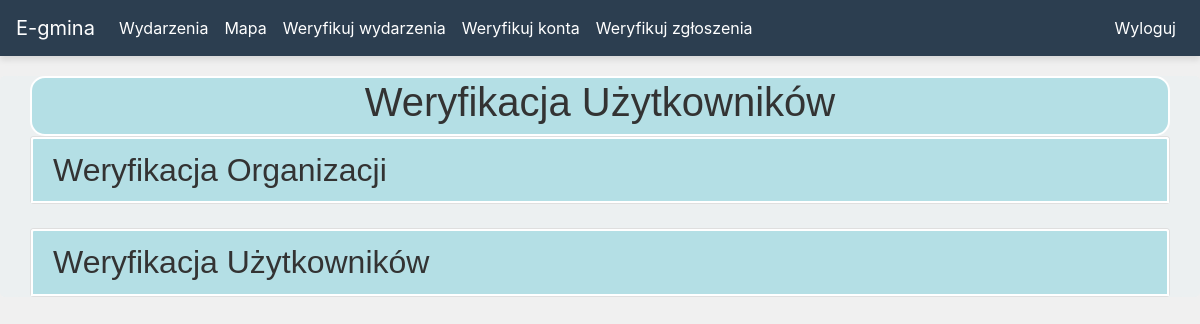
The page /admin-users (signed in) on the database as committed earlier.
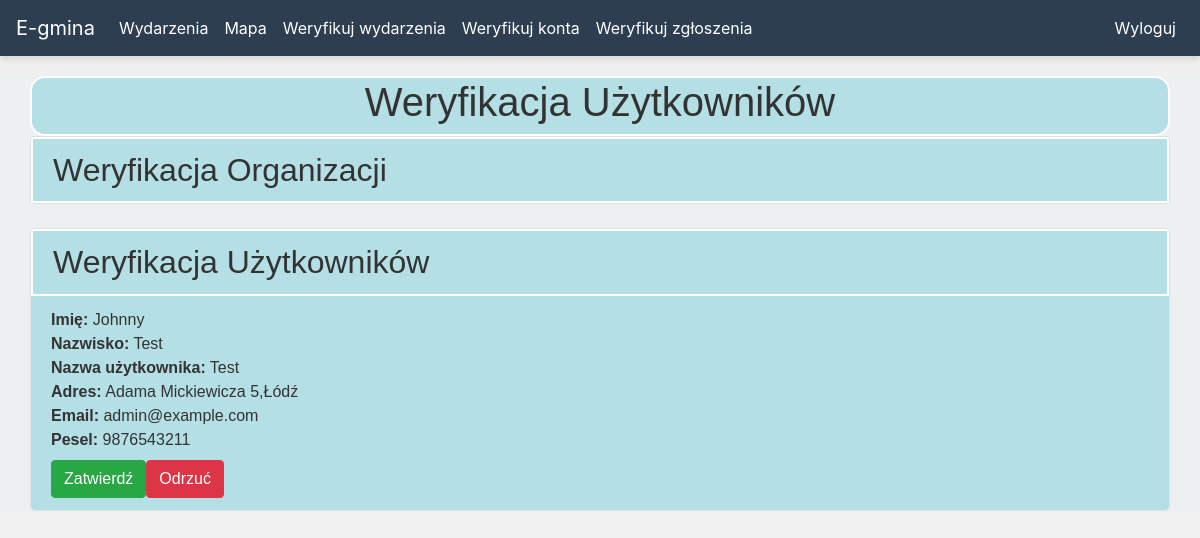
The same page on the database as committed later.
### website/models.py (models this page shows)
class User(db.Model, UserMixin):
    id = db.Column(db.Integer, primary_key=True)
    email = db.Column(db.String(150), unique=True)
    username = db.Column(db.String(150), unique=True)
    password = db.Column(db.String(150))
    name = db.Column(db.String(150))
    surname = db.Column(db.String(150))
    address = db.Column(db.String(150))
    uid = db.Column(db.Integer, unique=True)
    status = db.Column(db.String(50), default='pending')
    role = db.Column(db.String(50), default='user')
    Events = db.relationship('Event')
    Reports = db.relationship('Report')
    friends = db.relationship(
        'User',
        secondary=friends,
        primaryjoin=(friends.c.user_id == id),
        secondaryjoin=(friends.c.friend_id == id),
        backref=db.backref('friend_of', lazy='dynamic'),
        lazy='dynamic'
    )
    invitations = db.relationship(
        'User',
        secondary=invitations,
        primaryjoin=(invitations.c.invitee_id == id),
        secondaryjoin=(invitations.c.inviter_id == id),
        backref=db.backref('invited_by', lazy='dynamic'),
        lazy='dynamic'
    )
    sent = db.relationship(
        'User',
        secondary=sent,
        primaryjoin=(sent.c.sender_id == id),
        secondaryjoin=(sent.c.receiver_id == id),
        backref=db.backref('sent_by', lazy='dynamic'),
        lazy='dynamic'
    )
    blocked = db.relationship(
        'User',
        secondary=blocked,
        primaryjoin=(blocked.c.user_id == id),
        secondaryjoin=(blocked.c.blocked_id == id),
        backref=db.backref('blocked_by', lazy='dynamic'),
        lazy='dynamic'
    )
    y_blocked = db.relationship(
        'User',
        secondary=y_blocked,
        primaryjoin=(y_blocked.c.user_id == id),
        secondaryjoin=(y_blocked.c.blocked_id == id),
        backref=db.backref('y_blocked_by', lazy='dynamic'),
        lazy='dynamic'
    )

### website/views.py (the view, shortened to what this page needs)
@views.route('/admin-users', methods=['GET', 'POST'])
@login_required
def admin_users():
    if not current_user.is_authenticated or current_user.role != 'admin':
        flash('Nie masz uprawnień administratora do tej strony.', category='danger')
        return redirect(url_for('views.home'))
    pending_users = User.query.filter_by(status='pending').all()
    return render_template('admin_users.html', user=current_user, pending_users=pending_users)

### website/__init__.py (called while the page is built)
def create_app():
    app = Flask(__name__, static_folder='templates/static')
    app.config['SECRET_KEY'] = 'hjshjhdjah kjshkjdhjs'
    app.config['SQLALCHEMY_DATABASE_URI'] = f'sqlite:///{DB_NAME}'
    db.init_app(app)
    from .views import views
    from .auth import auth
    app.register_blueprint(views, url_prefix='/')
    app.register_blueprint(auth, url_prefix='/')
    from .models import User, Event
    with app.app_context():
        db.create_all()
        create_admin(app)
    login_manager = LoginManager()
    login_manager.login_view = 'auth.login_user'
    login_manager.init_app(app)
    @login_manager.user_loader
    def load_user(id):
        return User.query.get(int(id))
    return app

### website/templates/admin_users.html (shortened to what this page needs)
{% extends "base.html" %}
{% block content %}
<div class="container">
  <div class="container1">
    <h1 class="text-center">Weryfikacja Użytkowników</h1>
  </div>
  <div class="card">
    <div class="card-header container2">
      <h2 class="mb-0">Weryfikacja Organizacji</h2>
    </div>
  </div>
  <div class="card mt-4">
    <div class="card-header container2">
      <h2 class="mb-0">Weryfikacja Użytkowników</h2>
    </div>
    <ul class="list-group list-group-flush">
      {% for user in pending_users %}
        {% if user.role != 'organisation' %}
          <li class="list-group-item container3">
            <strong>Imię:</strong> {{ user.name }}<br>
            <strong>Nazwisko:</strong> {{ user.surname }}<br>
            <strong>Nazwa użytkownika:</strong> {{ user.username }}<br>
            <strong>Adres:</strong> {{ user.address }}<br>
            <strong>Email:</strong> {{ user.email }}<br>
            <strong>Pesel:</strong> {{ user.uid }}<br>
            <div class="btn-group mt-2" role="group">
              <form method="POST" action="{{ url_for('views.update_user_status', user_id=user.id, action='accept') }}">
                <button type="submit" class="btn btn-success">Zatwierdź</button>
              </form>
              <form method="POST" action="{{ url_for('views.update_user_status', user_id=user.id, action='reject') }}">
                <button type="submit" class="btn btn-danger">Odrzuć</button>
              </form>
            </div>
          </li>
        {% endif %}
      {% endfor %}
    </ul>
  </div>
</div>
{% endblock %}

Rows that differ between the two databases and show on the page:
added User: name "Johnny", surname "Test", username "Test", address "Adama Mickiewicza 5,Łódź", email "admin@example.com", uid "9876543211"
